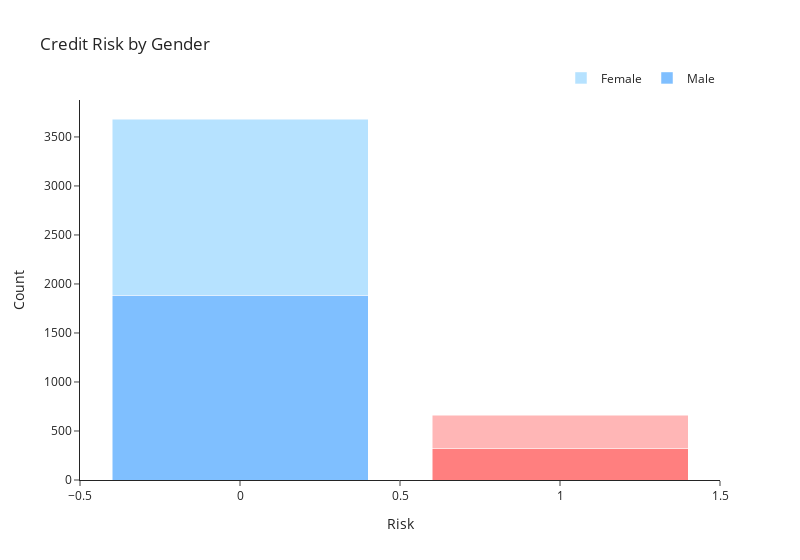

The cell this chart's notebook holds for it:
### Code cell
# Calculate the count of each risk and sex combination
df_counts = df.groupby(['TARGET', 'GENDER']).size().reset_index(name='count')

# Define colors based on gender and credit risk
color_mapping = {
    (0, 'M'): '#7FBFFF',
    (0, 'F'): '#B6E2FF',
    (1, 'M'): '#FF7F7F',
    (1, 'F'): '#FFB6B6'
}

# Create the stacked bar chart
fig = go.Figure(data=[
    go.Bar(name='Male', 
           x=df_counts[df_counts['GENDER'] == 'M']['TARGET'], 
           y=df_counts[df_counts['GENDER'] == 'M']['count'], 
           marker=dict(color=[color_mapping[(risk, 'M')] for risk in df_counts[df_counts['GENDER'] == 'M']['TARGET']])),
    go.Bar(name='Female', 
           x=df_counts[df_counts['GENDER'] == 'F']['TARGET'], 
           y=df_counts[df_counts['GENDER'] == 'F']['count'], 
           marker=dict(color=[color_mapping[(risk, 'F')] for risk in df_counts[df_counts['GENDER'] == 'F']['TARGET']])),
])

# Update layout
fig.update_layout(title='Credit Risk by Gender',
                  xaxis_title='Risk',
                  yaxis_title='Count',
                  barmode='stack',
                  width=800,
                  template="simple_white",
                  legend=dict(orientation='h', yanchor='bottom', y=1.02, xanchor='right', x=1))

# Show the plot
fig.show()

### Figure 1 — Plotly figure (JSON) as saved in the notebook; plotly's stock layout.template omitted (floating-point values rounded to 4 significant figures)
{"data": [{"marker": {"color": ["#7FBFFF", "#FF7F7F"]}, "name": "Male", "type": "bar", "x": [0, 1], "y": [1885, 325]}, {"marker": {"color": ["#B6E2FF", "#FFB6B6"]}, "name": "Female", "type": "bar", "x": [0, 1], "y": [1798, 335]}], "layout": {"barmode": "stack", "legend": {"orientation": "h", "x": 1, "xanchor": "right", "y": 1.02, "yanchor": "bottom"}, "title": {"text": "Credit Risk by Gender"}, "width": 800, "xaxis": {"title": {"text": "Risk"}}, "yaxis": {"title": {"text": "Count"}}}}
